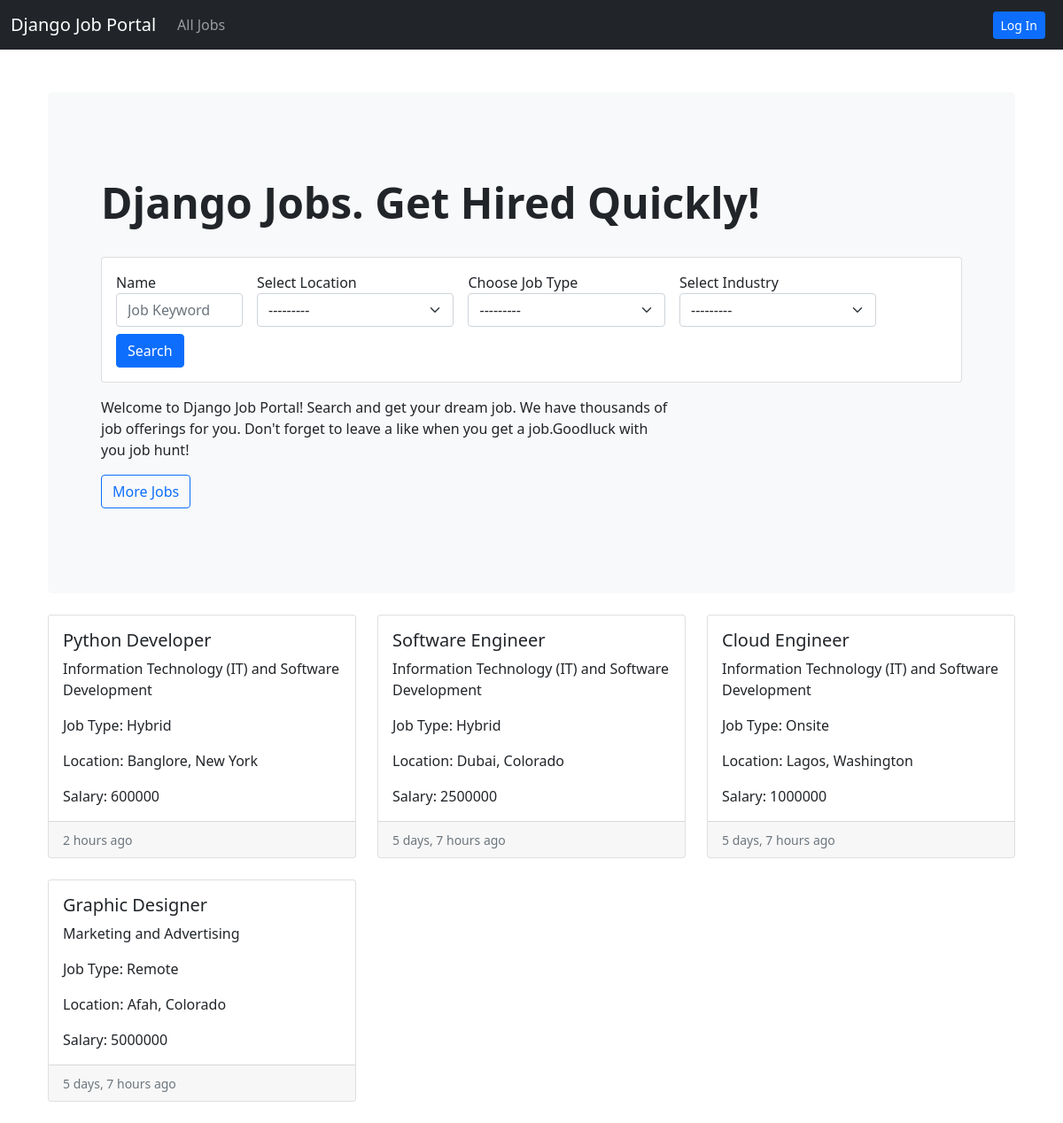
The page / on the database its author committed.
### job/models.py (models this page shows, shortened)
class Job(models.Model):
    job_choices = (
        ('Remote', 'Remote'),
        ('Onsite', 'Onsite'),
        ('Hybrid', 'Hybrid'),
    )
    user = models.ForeignKey(User, on_delete=models.CASCADE)
    company = models.ForeignKey(Company, on_delete=models.CASCADE)
    title = models.CharField(max_length=255)
    city = models.CharField(max_length=255)
    salary = models.PositiveIntegerField()
    requirements = models.TextField()
    ideal_candidate = models.TextField()
    is_available = models.BooleanField(default=False)
    timestamp = models.DateTimeField(auto_now_add=True)
    industry = models.ForeignKey(Industry, on_delete=models.DO_NOTHING, null=True, blank=True)
    state = models.ForeignKey(State, on_delete=models.DO_NOTHING, null=True, blank=True)
    job_type = models.CharField(max_length=255, choices=job_choices, null=True, blank=True)

class Industry(models.Model):
    name = models.CharField(max_length=255)
    def __str__(self):
        return self.name

class State(models.Model):
    name = models.CharField(max_length=255)
    def __str__(self):
        return self.name

### website/views.py (the view)
# urls.py: 2. Add a URL to urlpatterns:  path('', views.home, name='home')
def home(request):
    filter = JobFilter(request.GET, queryset=Job.objects.filter(is_available=True).order_by('-timestamp'))
    context = {
        'filter': filter
    }
    return render(request, 'website/home.html', context)

### templates/website/home.html
{% extends 'base.html' %}
{% load humanize %}
{% load widget_tweaks %}
{% block content %}
<div class="container mt-5">
    <section>
        <div class="p-5 mb-4 bg-light rounded-3">
            <div class="container-fluid py-5">
                <h2 class="display-5 fw-bold">Django Jobs. Get Hired Quickly!</h2><br>
                <div class="card">
                    <div class="card-body">
                        <form action="#" class="row gx-3 gy-2 align-items-center" method="GET">
                            <div class="col-sm-2">
                                <label for="autoSizingInput">Name</label>
                                {% render_field filter.form.title class="form-control" placeholder="Job Keyword" id="autoSizingInput" %}
                            </div>
                            <div class="col-sm-3">
                                <label for="autoSizingSelect">Select Location</label>
                                {% render_field filter.form.state class="form-select" id="autoSizingSelect" %}
                            </div>
                            <div class="col-sm-3">
                                <label for="autoSizingSelect">Choose Job Type</label>
                                {% render_field filter.form.job_type class="form-select" id="autoSizingSelect" %}
                            </div>
                            <div class="col-sm-3">
                                <label for="autoSizingSelect">Select Industry</label>
                                {% render_field filter.form.industry class="form-select" id="autoSizingSelect" %}
                            </div>
                            <div class="col-auto">
                                <button type="submit" class="btn btn-primary">Search</button>
                            </div>
                        </form>
                    </div>
                </div>
                <p class="col-md-8 fs-6 mt-3">
                    Welcome to Django Job Portal! Search and get your dream job. We have thousands of job
                    offerings for you. Don't forget to leave a like when you get a job.Goodluck with you job
                    hunt!
                </p>
                <a class="btn btn-outline-primary" href="{% url 'job-listing' %}">More Jobs</a>
            </div>
        </div>
    </section>
    <div class="row row-cols-1 row-cols-md-3 g-4">
        {% for job in filter.qs %}
        <div class="col">
            <div class="card h-100">
                <div class="card-body">
                    <h5 class="card-title">{{ job.title }}</h5>
                    <p class="card-text">{{ job.industry }}</p>
                    <p class="card-text">Job Type: {{ job.job_type }}</p>
                    <p class="card-text">Location: {{ job.city }}, {{ job.state }}</p>
                    <p class="card-text">Salary: {{ job.salary }}</p>
                </div>
                <div class="card-footer">
                    <small class="text-muted">{{ job.timestamp|naturaltime }}</small>
                </div>
            </div>
        </div>
        {% endfor %}
    </div><br>
</div>
{% endblock content %}

### templates/base.html (shortened to what this page needs)
<!DOCTYPE html>
<html lang="en">
<head>
    <link href="https://cdn.jsdelivr.net/npm/bootstrap@5.0.2/dist/css/bootstrap.min.css" rel="stylesheet"
>
    <link rel="stylesheet" href="https://cdnjs.cloudflare.com/ajax/libs/font-awesome/6.0.0-beta3/css/all.min.css">
</head>
<body>
    <nav class="navbar navbar-expand-lg navbar-dark bg-dark">
        <div class="container-fluid">
            <a href="{% url 'home' %}" class="navbar-brand">Django Job Portal</a>
        <div class="collapse navbar-collapse" id="navbarSupportedContent">
            {% if request.user.is_authenticated %}
            {% if request.user.is_applicant %}
            <ul class="navbar-nav me-auto mb-2 mb-lg-0">
                <li class="nav-item">
                    <a href="{% url 'home' %}" class="nav-link active">Home</a>
                </li>
                {% if request.user.has_resume %}
                <li class="nav-item">
                    <a href="{% url 'job-listing' %}" class="nav-link">Apply Job</a>
                </li>
                <li class="nav-item">
                    <a href="{% url 'applied-jobs' %}" aria-current="page" class="nav-link">Applied Jobs</a>
                </li>
                {% else %}
                <li class="nav-item">
                    <a href="{% url 'update-resume' %}" class="nav-link">Create Resume</a>
                </li>
                {% endif %}
                <li class="nav-item">
                    <a href="#" class="nav-link disabled" tabindex="-1" aria-disabled="true">{{ request.user.email }}</a>
            </ul>
            <a href="{% url 'logout' %}" class="btn btn-danger btn-sm">Log Out</a>
            {% elif request.user.is_recruiter %}
            <ul class="navbar-nav me-auto mb-2 mb-lg-0">
                <li class="nav-item">
                    <a href="{% url 'home' %}" class="nav-link active">Home</a>
                </li>
                {% if request.user.has_company %}
                <li class="nav-item">
                    <a href="{% url 'create-job' %}" class="nav-link">Create Job Ads</a>
                </li>
                <li class="nav-item">
                    <a href="{% url 'manage-job' %}" class="nav-link">Manage Jobs</a>
                </li>
                {% else %}
                <li class="nav-item">
                    <a href="{% url 'update-company' %}" class="nav-link">Create Company</a>
                </li>
                {% endif %}
                <li class="nav-item">
                    <a href="#" class="nav-link disabled" tabindex="-1" aria-disabled="true">{{ request.user.email }}</a>
                </li>
            </ul>
            <a href="{% url 'logout' %}" class="btn btn-danger btn-sm">Log Out</a>
            {% endif %}
            {% else %}
            <ul class="navbar-nav me-auto mb-2 mb-lg-0">
                <li class="nav-item">
                    <a href="{% url 'job-listing' %}" class="nav-link">All Jobs</a>
                </li>
            </ul>
            <a href="{% url 'login' %}" class="btn btn-primary btn-sm me-2">Log In</a>
            {% endif %}
        </div>
        </div>
    </nav>
    <div class="container mt-5">
        {% block content %}
        {% endblock content %}
    </div>
</body>
</html>

### rows shown on the page
Job: title "Python Developer", industry "Information Technology (IT) and Software Development", job_type "Hybrid", city "Banglore", state "New York", salary "600000", timestamp "2 hours ago"
Job: title "Software Engineer", industry "Information Technology (IT) and Software Development", job_type "Hybrid", city "Dubai", state "Colorado", salary "2500000", timestamp "5 days, 7 hours ago"
Job: title "Cloud Engineer", industry "Information Technology (IT) and Software Development", job_type "Onsite", city "Lagos", state "Washington", salary "1000000", timestamp "5 days, 7 hours ago"
Job: title "Graphic Designer", industry "Marketing and Advertising", job_type "Remote", city "Afah", state "Colorado", salary "5000000", timestamp "5 days, 7 hours ago"
